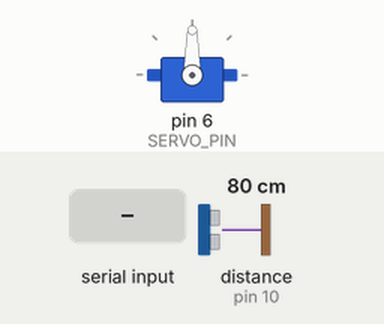
The sketch below on a simulated Arduino Uno, built with avr-gcc and run on an emulated ATmega328P. On the bench: servo. Wiring (inferred from the names in the program): ultrasonic range finder: trigger pin 9; echo pin 10. The test bench sets the inputs (shaded band); at power-on: distance to the obstacle (sensor on pin 10) 80 cm. The echo pulse lasts 58.3 µs per cm; what the sketch prints to the serial monitor is not drawn.

Above: at 1.7 s.
1.8 s: "MOVE_PAPER\n" received over Serial
At 2.6 s:
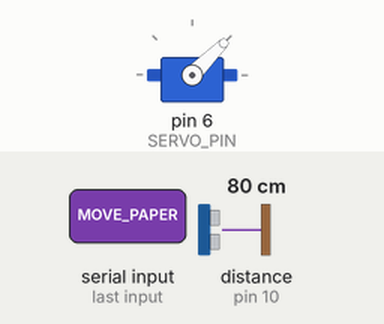
3.3 s: "MOVE_METAL\n" received over Serial
At 5.1 s:
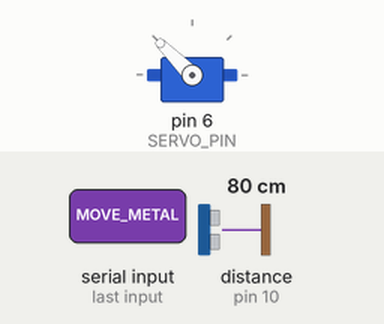
6.3 s: "MOVE_ORGANIC\n" received over Serial
At 8.8 s:
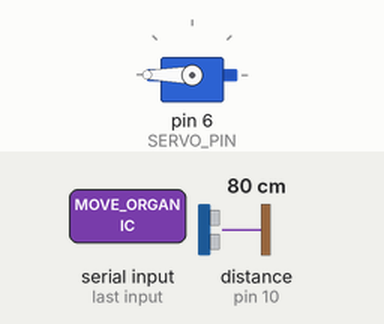
Timing chart, 0 to 12.3 s (numbered marks = the images above; inputs shaded):
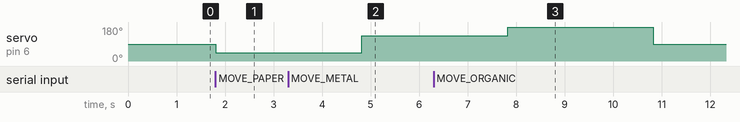

Measured:
- after the input at 1.8 s, servo on pin 6 (SERVO_PIN): 90° → 45° at once
- after the input at 3.3 s, servo on pin 6 (SERVO_PIN): 45° → 135° after 1.5 s
- after the input at 6.3 s, servo on pin 6 (SERVO_PIN): 135° → 180° after 1.5 s, → 90° 3.0 s later

The sketch:

mastertrash_arduino.ino
```cpp
/*
  mastertrash_arduino.ino

  Controla o sensor HC-SR04 e o servo MG995.
  Detecta objetos e os comunica ao Raspberry Pi via Serial.
  Recebe comandos e posiciona o servo na calha correta.

  Posições do servo:
    paper   ->  45°
    plastic ->  90° (neutro)
    metal   -> 135°
    organic -> 180°
*/

#include <Servo.h>

// --- Pinos ---
const int TRIG_PIN    = 9;
const int ECHO_PIN    = 10;
const int SERVO_PIN   = 6;

// --- Configurações ---
const int DISTANCE_THRESHOLD_CM = 15;   // Distância mínima para detectar objeto
const int SERVO_NEUTRAL          = 90;  // Posição neutra (aguardando)
const int SERVO_WAIT_MS          = 3000; // Tempo com servo na posição (ms)

// --- Ângulos por classe ---
const int ANGLE_PAPER   = 45;
const int ANGLE_PLASTIC = 90;
const int ANGLE_METAL   = 135;
const int ANGLE_ORGANIC = 180;

Servo servo;
bool waitingForCommand = false; // Evita enviar OBJECT_DETECTED repetidamente

// ---------------------------------------------------------------------------
void setup() {
  Serial.begin(9600);

  pinMode(TRIG_PIN, OUTPUT);
  pinMode(ECHO_PIN, INPUT);

  servo.attach(SERVO_PIN);
  servo.write(SERVO_NEUTRAL);

  delay(500);
  Serial.println("MASTERTRASH_READY");
}

// ---------------------------------------------------------------------------
void loop() {
  if (!waitingForCommand) {
    checkSensor();
  }

  if (Serial.available() > 0) {
    String command = Serial.readStringUntil('\n');
    command.trim();
    processCommand(command);
  }
}

// ---------------------------------------------------------------------------
void checkSensor() {
  int distance = measureDistance();
  if (distance > 0 && distance <= DISTANCE_THRESHOLD_CM) {
    Serial.println("OBJECT_DETECTED");
    waitingForCommand = true;
  }
}

// ---------------------------------------------------------------------------
int measureDistance() {
  digitalWrite(TRIG_PIN, LOW);
  delayMicroseconds(2);
  digitalWrite(TRIG_PIN, HIGH);
  delayMicroseconds(10);
  digitalWrite(TRIG_PIN, LOW);

  long duration = pulseIn(ECHO_PIN, HIGH, 30000); // Timeout 30ms
  if (duration == 0) return -1;                   // Sem leitura válida

  return (int)(duration * 0.034 / 2);             // Converte para cm
}

// ---------------------------------------------------------------------------
void processCommand(String command) {
  if (command == "MOVE_PAPER") {
    movePaper();
  } else if (command == "MOVE_PLASTIC") {
    movePlastic();
  } else if (command == "MOVE_METAL") {
    moveMetal();
  } else if (command == "MOVE_ORGANIC") {
    moveOrganic();
  }
  // Comandos desconhecidos são ignorados silenciosamente
}

// ---------------------------------------------------------------------------
void movePaper() {
  servo.write(ANGLE_PAPER);
  delay(SERVO_WAIT_MS);
  returnNeutral();
}

void movePlastic() {
  servo.write(ANGLE_PLASTIC);
  delay(SERVO_WAIT_MS);
  returnNeutral();
}

void moveMetal() {
  servo.write(ANGLE_METAL);
  delay(SERVO_WAIT_MS);
  returnNeutral();
}

void moveOrganic() {
  servo.write(ANGLE_ORGANIC);
  delay(SERVO_WAIT_MS);
  returnNeutral();
}

void returnNeutral() {
  servo.write(SERVO_NEUTRAL);
  waitingForCommand = false; // Pronto para detectar novo objeto
}
```
